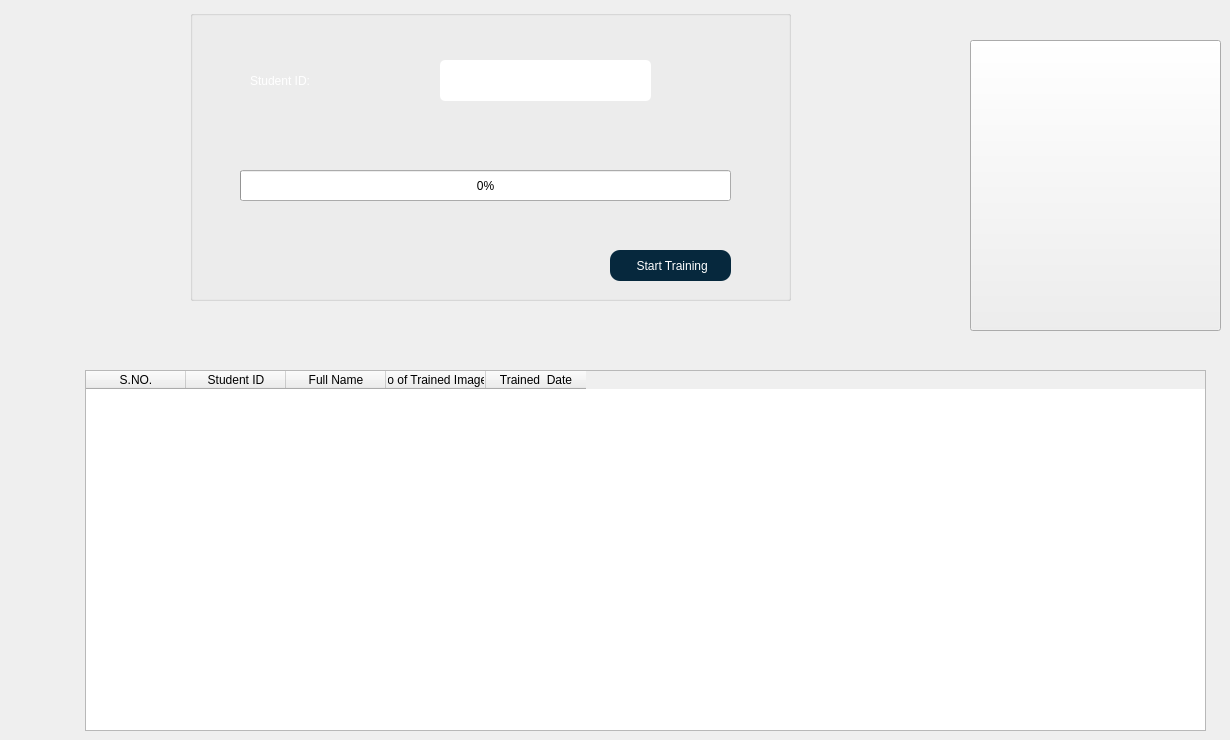
    <widget class="QWidget" name="TrainData">
     <widget class="QTableWidget" name="TrainDataTable">
      <property name="geometry">
       <rect>
        <x>85</x>
        <y>370</y>
        <width>1121</width>
        <height>361</height>
       </rect>
      </property>
      <column>
       <property name="text">
        <string>S.NO.</string>
       </property>
      </column>
      <column>
       <property name="text">
        <string>Student ID</string>
       </property>
      </column>
      <column>
       <property name="text">
        <string>Full Name</string>
       </property>
      </column>
      <column>
       <property name="text">
        <string>No of Trained Images</string>
       </property>
      </column>
      <column>
       <property name="text">
        <string>Trained  Date</string>
       </property>
      </column>
     </widget>
     <widget class="QGroupBox" name="groupBox_4">
      <property name="geometry">
       <rect>
        <x>190</x>
        <y>10</y>
        <width>601</width>
        <height>291</height>
       </rect>
      </property>
      <property name="title">
       <string/>
      </property>
      <widget class="QLabel" name="label_11">
       <property name="geometry">
        <rect>
         <x>60</x>
         <y>50</y>
         <width>131</width>
         <height>41</height>
        </rect>
       </property>
       <property name="styleSheet">
        <string notr="true">color: rgb(255, 255, 255);
font: 75 16pt &quot;Times New Roman&quot;;</string>
       </property>
       <property name="text">
        <string>Student ID:</string>
       </property>
      </widget>
      <widget class="QLineEdit" name="stdID">
       <property name="geometry">
        <rect>
         <x>250</x>
         <y>50</y>
         <width>211</width>
         <height>41</height>
        </rect>
       </property>
       <property name="styleSheet">
        <string notr="true">QLineEdit{
font: 75 12pt &quot;Times New Roman&quot;;
border-radius:5px;
}

QLineEdit:focus{
border: 2px solid #EB6440;

}</string>
       </property>
      </widget>
      <widget class="QProgressBar" name="trainingBar">
       <property name="geometry">
        <rect>
         <x>50</x>
         <y>160</y>
         <width>491</width>
         <height>31</height>
        </rect>
       </property>
       <property name="value">
        <number>0</number>
       </property>
      </widget>
      <widget class="QPushButton" name="trainBtn">
       <property name="geometry">
        <rect>
         <x>420</x>
         <y>240</y>
         <width>121</width>
         <height>31</height>
        </rect>
       </property>
       <property name="styleSheet">
        <string notr="true">QPushButton{
font: 75 12pt &quot;Times New Roman&quot;;
color: rgb(255, 255, 255);
background-color: rgb(6, 40, 61);
border-radius:10px;
}
QPushButton:focus{
border:2px solid #EFF5F5;
}</string>
       </property>
       <property name="text">
        <string> Start Training</string>
       </property>
      </widget>
     </widget>
     <widget class="QPushButton" name="qrcode">
      <property name="geometry">
       <rect>
        <x>970</x>
        <y>40</y>
        <width>251</width>
        <height>291</height>
       </rect>
      </property>
      <property name="styleSheet">
       <string notr="true">font: 75 18pt &quot;MS Shell Dlg 2&quot;;</string>
      </property>
      <property name="text">
       <string/>
      </property>
     </widget>
    </widget>
